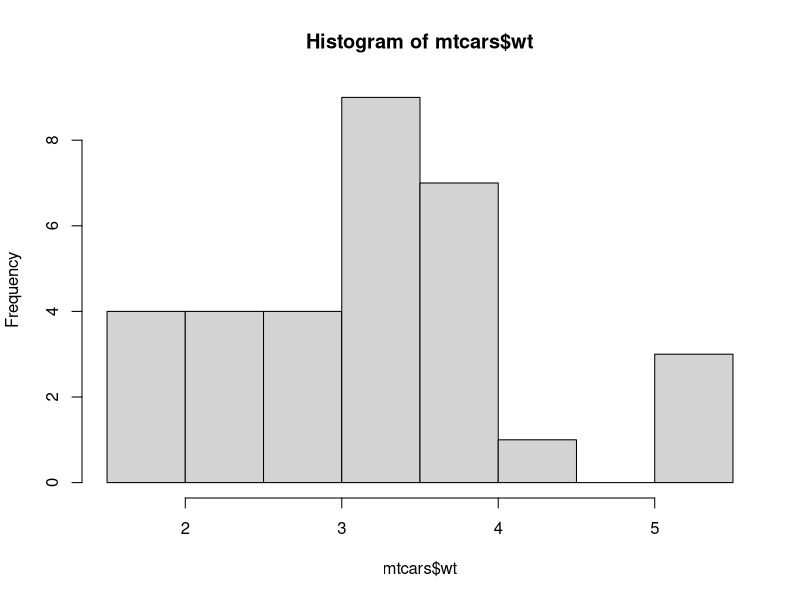
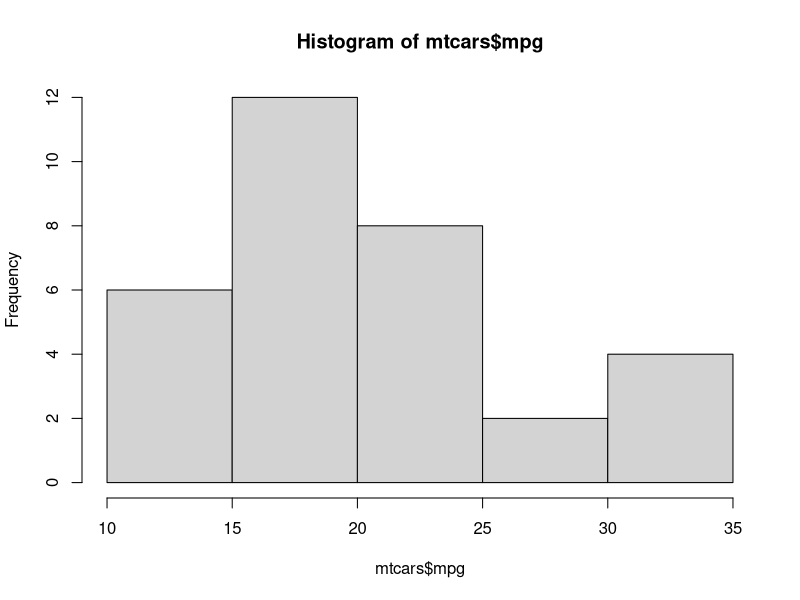
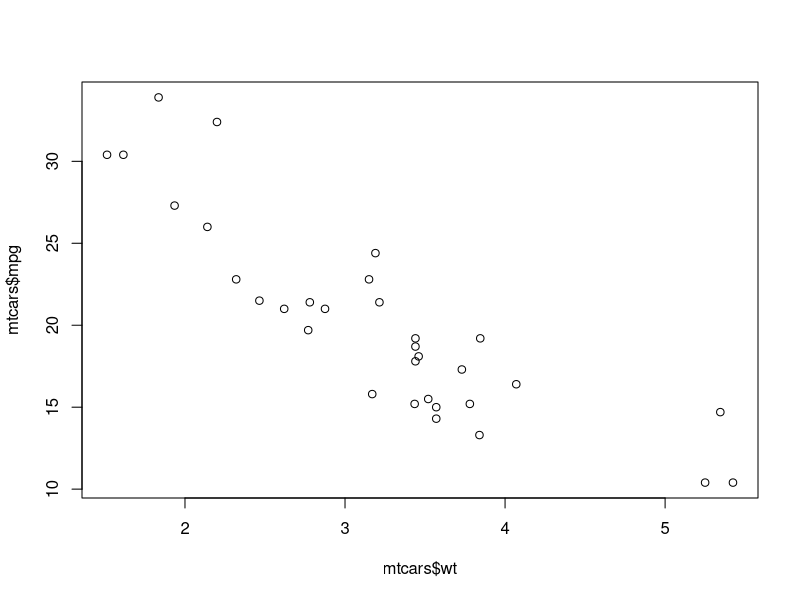
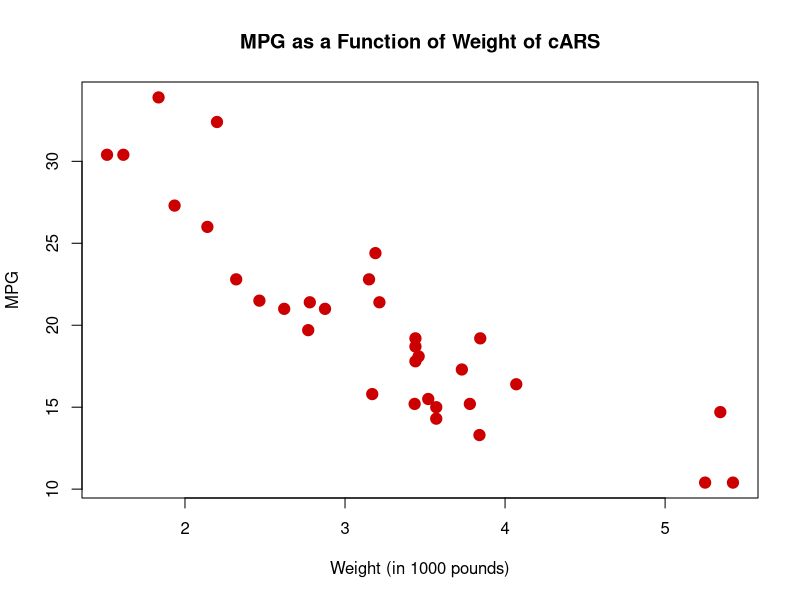

Here is the R script that generated these plots, in order:
# Load datasets
library(datasets)

?mtcars
head(mtcars)

# Plots

#Good to first check univariate distributions

hist(mtcars$wt)
hist(mtcars$mpg)

# Basic X-Y plot for two quantitative variables
plot(mtcars$wt, mtcars$mpg)

# Add some options
plot(mtcars$wt, mtcars$mpg,
     pch=19,
     cex=1.5,
     col='#cc0000',
     main='MPG as a Function of Weight of cARS',
     xlab='Weight (in 1000 pounds)',
     ylab='MPG')

